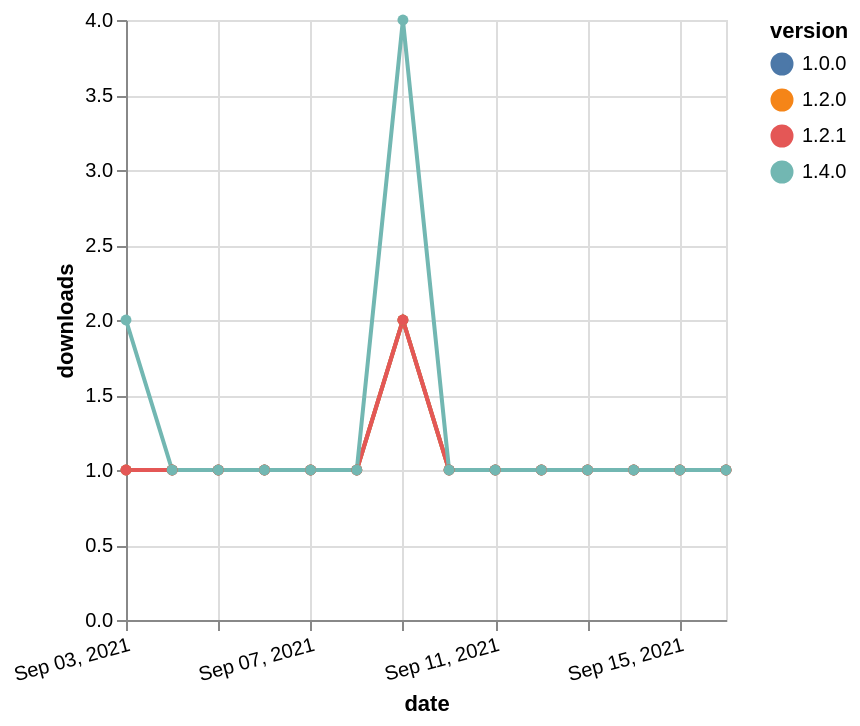

Vega-Lite specification stored for this chart:
### Vega-Lite specification from a JSON file in a GitHub repository (floating-point values rounded to 4 significant figures)
{"$schema": "https://vega.github.io/schema/vega-lite/v5.json", "description": "A simple bar chart with embedded data.", "data": {"values": [{"date": "2021-09-03", "total": 146, "delta": 1, "version": "1.0.0"}, {"date": "2021-09-04", "total": 147, "delta": 1, "version": "1.0.0"}, {"date": "2021-09-05", "total": 148, "delta": 1, "version": "1.0.0"}, {"date": "2021-09-06", "total": 149, "delta": 1, "version": "1.0.0"}, {"date": "2021-09-07", "total": 150, "delta": 1, "version": "1.0.0"}, {"date": "2021-09-08", "total": 151, "delta": 1, "version": "1.0.0"}, {"date": "2021-09-09", "total": 153, "delta": 2, "version": "1.0.0"}, {"date": "2021-09-10", "total": 154, "delta": 1, "version": "1.0.0"}, {"date": "2021-09-11", "total": 155, "delta": 1, "version": "1.0.0"}, {"date": "2021-09-12", "total": 156, "delta": 1, "version": "1.0.0"}, {"date": "2021-09-13", "total": 157, "delta": 1, "version": "1.0.0"}, {"date": "2021-09-14", "total": 158, "delta": 1, "version": "1.0.0"}, {"date": "2021-09-15", "total": 159, "delta": 1, "version": "1.0.0"}, {"date": "2021-09-16", "total": 160, "delta": 1, "version": "1.0.0"}, {"date": "2021-09-03", "total": 142, "delta": 1, "version": "1.2.0"}, {"date": "2021-09-04", "total": 143, "delta": 1, "version": "1.2.0"}, {"date": "2021-09-05", "total": 144, "delta": 1, "version": "1.2.0"}, {"date": "2021-09-06", "total": 145, "delta": 1, "version": "1.2.0"}, {"date": "2021-09-07", "total": 146, "delta": 1, "version": "1.2.0"}, {"date": "2021-09-08", "total": 147, "delta": 1, "version": "1.2.0"}, {"date": "2021-09-09", "total": 149, "delta": 2, "version": "1.2.0"}, {"date": "2021-09-10", "total": 150, "delta": 1, "version": "1.2.0"}, {"date": "2021-09-11", "total": 151, "delta": 1, "version": "1.2.0"}, {"date": "2021-09-12", "total": 152, "delta": 1, "version": "1.2.0"}, {"date": "2021-09-13", "total": 153, "delta": 1, "version": "1.2.0"}, {"date": "2021-09-14", "total": 154, "delta": 1, "version": "1.2.0"}, {"date": "2021-09-15", "total": 155, "delta": 1, "version": "1.2.0"}, {"date": "2021-09-16", "total": 156, "delta": 1, "version": "1.2.0"}, {"date": "2021-09-03", "total": 121, "delta": 1, "version": "1.2.1"}, {"date": "2021-09-04", "total": 122, "delta": 1, "version": "1.2.1"}, {"date": "2021-09-05", "total": 123, "delta": 1, "version": "1.2.1"}, {"date": "2021-09-06", "total": 124, "delta": 1, "version": "1.2.1"}, {"date": "2021-09-07", "total": 125, "delta": 1, "version": "1.2.1"}, {"date": "2021-09-08", "total": 126, "delta": 1, "version": "1.2.1"}, {"date": "2021-09-09", "total": 128, "delta": 2, "version": "1.2.1"}, {"date": "2021-09-10", "total": 129, "delta": 1, "version": "1.2.1"}, {"date": "2021-09-11", "total": 130, "delta": 1, "version": "1.2.1"}, {"date": "2021-09-12", "total": 131, "delta": 1, "version": "1.2.1"}, {"date": "2021-09-13", "total": 132, "delta": 1, "version": "1.2.1"}, {"date": "2021-09-14", "total": 133, "delta": 1, "version": "1.2.1"}, {"date": "2021-09-15", "total": 134, "delta": 1, "version": "1.2.1"}, {"date": "2021-09-16", "total": 135, "delta": 1, "version": "1.2.1"}, {"date": "2021-09-03", "total": 118, "delta": 2, "version": "1.4.0"}, {"date": "2021-09-04", "total": 119, "delta": 1, "version": "1.4.0"}, {"date": "2021-09-05", "total": 120, "delta": 1, "version": "1.4.0"}, {"date": "2021-09-06", "total": 121, "delta": 1, "version": "1.4.0"}, {"date": "2021-09-07", "total": 122, "delta": 1, "version": "1.4.0"}, {"date": "2021-09-08", "total": 123, "delta": 1, "version": "1.4.0"}, {"date": "2021-09-09", "total": 127, "delta": 4, "version": "1.4.0"}, {"date": "2021-09-10", "total": 128, "delta": 1, "version": "1.4.0"}, {"date": "2021-09-11", "total": 129, "delta": 1, "version": "1.4.0"}, {"date": "2021-09-12", "total": 130, "delta": 1, "version": "1.4.0"}, {"date": "2021-09-13", "total": 131, "delta": 1, "version": "1.4.0"}, {"date": "2021-09-14", "total": 132, "delta": 1, "version": "1.4.0"}, {"date": "2021-09-15", "total": 133, "delta": 1, "version": "1.4.0"}, {"date": "2021-09-16", "total": 134, "delta": 1, "version": "1.4.0"}]}, "width": "container", "mark": {"type": "line", "point": {"filled": true}}, "encoding": {"x": {"field": "date", "type": "temporal", "timeUnit": "yearmonthdate", "title": "date", "axis": {"labelAngle": -15}}, "y": {"field": "delta", "type": "quantitative", "title": "downloads"}, "color": {"field": "version", "type": "nominal"}, "tooltip": {"field": "delta"}}}
